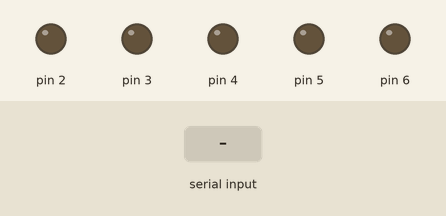
Recording of a sketch running on a simulated Arduino Uno, built with avr-gcc and run on an emulated ATmega328P. Shown: output pins drawn as LEDs (lit = HIGH). The inputs (shaded band) are chosen by the test bench.

Above: at 1.2 s.
1.3 s: "0" received over Serial
At 2.3 s:
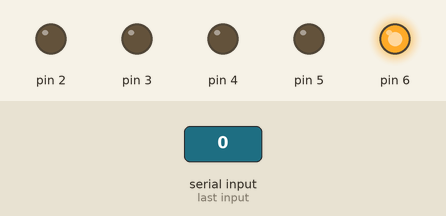
2.8 s: "1" received over Serial
At 3.5 s:
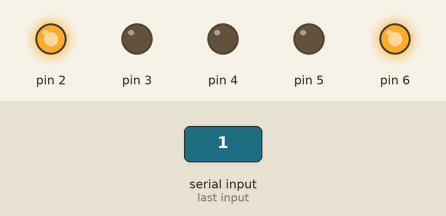
4.3 s: "2" received over Serial
At 4.6 s:
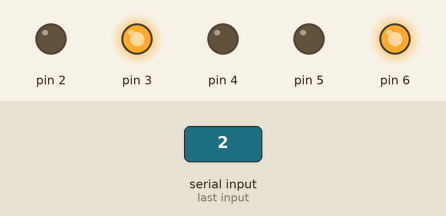
5.8 s: "3" received over Serial
At 7.0 s:
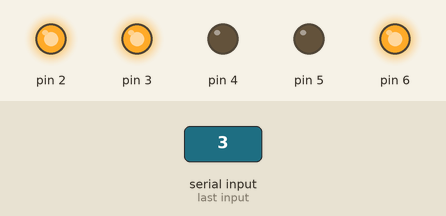
7.3 s: "4" received over Serial
At 8.1 s:
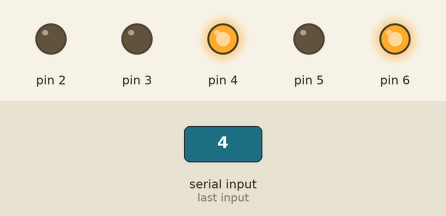
8.8 s: "5" received over Serial
At 9.3 s:
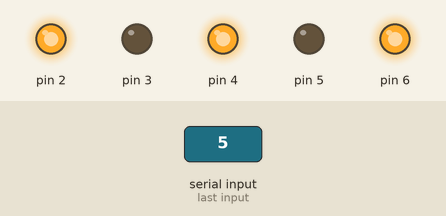
Timing chart, 0 to 11.3 s (numbered marks = the images above; inputs shaded):
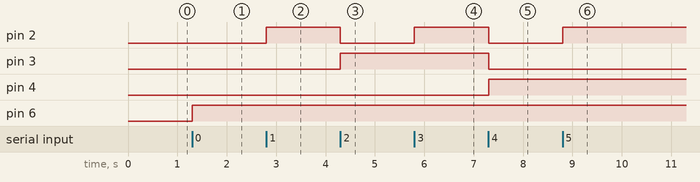

The sketch:

LED.ino
```cpp
void setup()
{
  pinMode(2, OUTPUT);
  pinMode(3, OUTPUT);
  pinMode(4, OUTPUT);
  pinMode(5, OUTPUT);
  pinMode(6, OUTPUT);
  Serial.begin(9600);
}

int income;
void loop()
{
  if(Serial.available()>0)
  {
   digitalWrite(6,LOW);
   income=Serial.read();
   switch(income)
        {
          case '0':
             zero();
             break;
          case '1':
             one();
             break;
          case '2':
             two();
             break;
          case '3':
             three();
             break;
          case '4':
             four();
             break;
          case '5':
             five();
             break;
          case '6':
             six();
             break;
          case '7':
             seven();
             break;
          case '8':
             eight();
             break;
          case '9':
             nine();
             break;
          default:
             break;
        }
     digitalWrite(6,HIGH);
  }
}


void zero()
{
  digitalWrite(2,LOW);
  digitalWrite(3,LOW);
  digitalWrite(4,LOW);
  digitalWrite(5,LOW);
}

void one()
{
  digitalWrite(2,HIGH);
  digitalWrite(3,LOW);
  digitalWrite(4,LOW);
  digitalWrite(5,LOW);
}

void two()
{
  digitalWrite(2,LOW);
  digitalWrite(3,HIGH);
  digitalWrite(4,LOW);
  digitalWrite(5,LOW);
}

void three()
{
  digitalWrite(2,HIGH);
  digitalWrite(3,HIGH);
  digitalWrite(4,LOW);
  digitalWrite(5,LOW);
}

void four()
{
  digitalWrite(2,LOW);
  digitalWrite(3,LOW);
  digitalWrite(4,HIGH);
  digitalWrite(5,LOW);
}

void five()
{
  digitalWrite(2,HIGH);
  digitalWrite(3,LOW);
  digitalWrite(4,HIGH);
  digitalWrite(5,LOW);
}

void six()
{
  digitalWrite(2,LOW);
  digitalWrite(3,HIGH);
  digitalWrite(4,HIGH);
  digitalWrite(5,LOW);
}

void seven()
{
  digitalWrite(2,HIGH);
  digitalWrite(3,HIGH);
  digitalWrite(4,HIGH);
  digitalWrite(5,LOW);
}

void eight()
{
  digitalWrite(2,LOW);
  digitalWrite(3,LOW);
  digitalWrite(4,LOW);
  digitalWrite(5,HIGH);
}

void nine()
{
  digitalWrite(2,HIGH);
  digitalWrite(3,LOW);
  digitalWrite(4,LOW);
  digitalWrite(5,HIGH);
}
```

Measured:
- after the input at 1.3 s, pin 6: LOW → HIGH at once
- after the input at 2.8 s, pin 2: LOW → HIGH at once
- after the input at 4.3 s, pin 2: HIGH → LOW at once; pin 3: LOW → HIGH at once
- after the input at 5.8 s, pin 2: LOW → HIGH at once
- after the input at 7.3 s, pin 2, pin 3: HIGH → LOW at once; pin 4: LOW → HIGH at once
- after the input at 8.8 s, pin 2: LOW → HIGH at once
